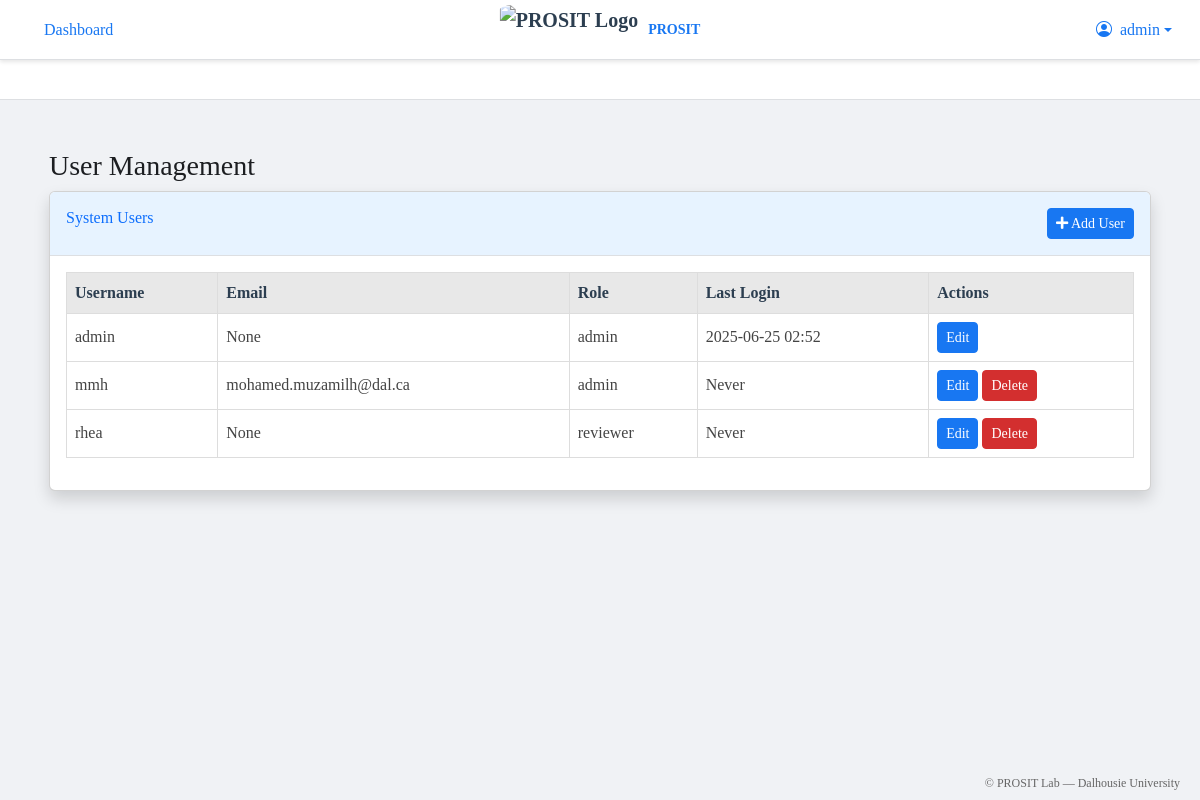
The app's page /users (signed in) with its own data.
### models/users.py (models this page shows, shortened)
class Users(db.Model, UserMixin):
    __tablename__ = 'users'
    id = db.Column(db.Integer, primary_key=True)
    username = db.Column(db.String(80), unique=True, nullable=False)
    password_hash = db.Column(db.String(128), nullable=False)
    role = db.Column(db.String(20), default='reviewer')
    created_at = db.Column(db.DateTime, default=datetime.utcnow)
    email = db.Column(db.String(120), nullable=True, default=None)
    last_login = db.Column(db.DateTime, nullable=True)
    corrections = db.relationship('Corrections', back_populates='user')
    studies = db.relationship('Studies', secondary='user_studies', back_populates='reviewers')

### routes/admin.py (the view)
@admin_bp.route('/users')
def users():
    from flask_login import current_user
    if not current_user.is_authenticated:
        from flask import flash, redirect, url_for
        flash('Please log in to access this page.', 'danger')
        return redirect(url_for('auth.login'))
    if current_user.role == 'admin':
        users = Users.query.all()
    else:
        users = [current_user]
    return render_template('admin/users.html', users=users)

### app.py (called while the page is built)
@flask_app.context_processor
def override_url_for():
    def prefixed_url_for(endpoint, **values):
        url = flask_app.url_for(endpoint, **values)
        url = url.replace('/annotation', '')
        url = f"/annotation{url}"
        return url
    return dict(url_for=prefixed_url_for)

### templates/admin/users.html
{% extends "base.html" %}
{% block content %}
<div class="container-fluid">
    <h1 class="h3 mb-2 text-gray-800">User Management</h1>
    <div class="card shadow mb-4">
        <div class="card-header py-3">
            <div class="d-flex justify-content-between">
                <h6 class="m-0 font-weight-bold text-primary">System Users</h6>
                {% if current_user.role == 'admin' %}
                <a href="{{ url_for('admin.create_user') }}" class="btn btn-primary btn-sm">
                    <i class="fas fa-plus"></i> Add User
                </a>
                {% endif %}
            </div>
        </div>
        <div class="card-body">
            <div class="table-responsive">
                <table class="table table-bordered" id="usersTable">
                    <thead>
                        <tr>
                            <th>Username</th>
                            <th>Email</th>
                            <th>Role</th>
                            <th>Last Login</th>
                            <th>Actions</th>
                        </tr>
                    </thead>
                    <tbody>
                        {% for user in users %}
                        <tr>
                            <td>{{ user.username }}</td>
                            <td>{{ user.email }}</td>
                            <td>{{ user.role }}</td>
                            <td>{{ user.last_login.strftime('%Y-%m-%d %H:%M') if user.last_login else 'Never' }}</td>
                            <td>
                                {% if user.username != 'admin' or (user.username == 'admin' and user.id == current_user.id) %}
                                    <a href="{{ url_for('admin.edit_user', user_id=user.id) }}" class="btn btn-info btn-sm">Edit</a>
                                {% endif %}
                                {% if current_user.role == 'admin' and user.id != current_user.id and user.username != 'admin' %}
                                    <a href="{{ url_for('admin.delete_user', user_id=user.id) }}" class="btn btn-danger btn-sm" onclick="return confirm('Are you sure you want to delete this user?');">Delete</a>
                                {% endif %}
                            </td>
                        </tr>
                        {% endfor %}
                    </tbody>
                </table>
            </div>
        </div>
    </div>
</div>
{% endblock %}

### templates/base.html (shortened to what this page needs)
<!DOCTYPE html>
<html lang="en">
<head>
    <link href="https://cdn.jsdelivr.net/npm/bootstrap@5.3.0/dist/css/bootstrap.min.css" rel="stylesheet">
    <link rel="stylesheet" href="https://cdn.jsdelivr.net/npm/bootstrap-icons@1.10.0/font/bootstrap-icons.css">
    <link rel="stylesheet" href="{{ url_for('static', filename='css/styles.css') }}">
    <link rel="stylesheet" href="https://cdn.datatables.net/1.11.5/css/dataTables.bootstrap5.min.css">
    <link rel="stylesheet" href="https://cdnjs.cloudflare.com/ajax/libs/font-awesome/5.15.4/css/all.min.css">
</head>
<body>
    <div class="main-content-container">
        <nav class="navbar navbar-expand navbar-light bg-light top-navbar">
            <div class="container-fluid">
                <nav aria-label="breadcrumb" class="me-auto" style="flex-wrap: wrap; max-width: 25%; overflow: visible;">
                    <ol class="breadcrumb mb-0" style="flex-wrap: wrap;">
                        {% block breadcrumbs %}
                            <li class="breadcrumb-item"><a href="{{ url_for('dashboard.index') }}">Dashboard</a></li>
                        {% endblock %}
                    </ol>
                </nav>
                <div class="d-flex justify-content-center align-items-center position-absolute start-50" style="transform: translateX(-50%);">
                    <div class="navbar-brand" style="display: flex; flex-direction: row; align-items: center; margin-right: 0;">
                        <img src="{{ url_for('static', filename='images/PROSIT.jpeg') }}" alt="PROSIT Logo" style="height: 50px; margin-right: 10px; border-radius: 10%;">
                        <span style="font-size: 14px; color: #333;">PROSIT</span>
                    </div>
                </div>
                {% if current_user.is_authenticated %}
                <div class="dropdown">
                    <a href="#" class="d-flex align-items-center text-decoration-none dropdown-toggle" id="dropdownUser1" data-bs-toggle="dropdown">
                        <i class="bi bi-person-circle me-2"></i>
                        <span class="d-none d-sm-inline">{{ current_user.username }}</span>
                    </a>
                </div>
                {% endif %}
            </div>
        </nav>
        {% if current_user.is_authenticated and all_studies %}
        <nav class="navbar navbar-expand navbar-dark bg-dark studies-navbar">
            <div class="container-fluid">
                <ul class="navbar-nav">
                    <li class="nav-item dropdown">
                        <a class="nav-link dropdown-toggle" href="#" id="studiesDropdown" role="button" data-bs-toggle="dropdown">
                            <i class="bi bi-collection me-1"></i> Studies
                        </a>
                    </li>
                </ul>
            </div>
        </nav>
        {% endif %}
    <main class="container-fluid py-4 main-content">
        {% block content %}{% endblock %}
    </main>
    <footer class="text-end py-2" style="position: fixed; bottom: 0; right: 20px; color: #666; font-size: 12px; font-family: 'Georgia', serif;">
        © PROSIT Lab — Dalhousie University
    </footer>
</div>
</body>
</html>

### static/css/styles.css (style rules this page uses)
.top-navbar { position: fixed; top: 0; left: 0; right: 0; height: 60px; z-index: 1000; background-color: #f5f5f5; padding: 0.5rem 1rem; font-family: 'Georgia', serif; }
.studies-navbar { position: fixed; top: 60px; left: 0; right: 0; height: 40px; background-color: #2c3e50; z-index: 999; padding: 0.25rem 1rem; }
.main-content-container { margin-top: 100px; min-height: calc(100vh - 100px); padding: 25px; transition: all 0.3s; background-color: #fafafa; font-family: 'Georgia', serif; }
.navbar-brand { font-weight: 700; color: #2c3e50; }
.navbar-dark .navbar-nav .nav-link { color: rgba(255, 255, 255, 0.9); font-family: 'Georgia', serif; }
.breadcrumb { padding: 0.75rem 1rem; margin-bottom: 0; background-color: transparent; font-family: 'Georgia', serif; color: #555; }
.table { border: 1px solid #ddd; background-color: #fff; }
.table tbody tr td { vertical-align: middle; border-color: #ddd; font-family: 'Georgia', serif; color: #444; }
.table thead th { background-color: #e8e8e8; color: #2c3e50; font-family: 'Georgia', serif; }
.btn-primary { background-color: #2c3e50; border-color: #2c3e50; font-family: 'Georgia', serif; }
a { color: #2c3e50; text-decoration: underline; }

### templates/base.html (style rules this page uses)
body { font-family: -apple-system, BlinkMacSystemFont, 'Segoe UI', Roboto, Helvetica, Arial, sans-serif; background-color: #f0f2f5; color: #1c1e21; }
.main-content-container { background-color: #f0f2f5; }
.top-navbar { background-color: #ffffff !important; border-bottom: 1px solid #dddfe2; box-shadow: 0 2px 4px rgba(0, 0, 0, 0.1); }
.navbar-brand span { color: #1877f2 !important; font-weight: bold; }
.breadcrumb-item a { color: #1877f2; text-decoration: none; }
.studies-navbar { background-color: #ffffff !important; border-bottom: 1px solid #dddfe2; }
.studies-navbar .nav-link { color: #1c1e21; }
.main-content { background-color: #f0f2f5; }
.btn-primary, .btn-secondary, .btn-success, .btn-info, .btn-warning, .btn-light, .btn-dark, .btn-outline-primary, .btn-outline-secondary, .btn-outline-success, .btn-outline-info, .btn-outline-warning, .btn-outline-light, .btn-outline-dark, .btn-edit, .btn-manage, .btn-export { background-color: #1877f2 !important; border-color: #1877f2 !important; color: white !important; }
.btn-danger, .btn-delete { background-color: #d32f2f !important; border-color: #d32f2f !important; color: white !important; }
.card-header, .card-header-tabs, .card-header-pills { background-color: #e7f3ff !important; border-bottom: 1px solid #dddfe2 !important; color: #1c1e21 !important; }
a { color: #1877f2; text-decoration: none; }

### records on screen
Users: username "admin", email "None", role "admin", last_login "2025-06-25 02:52"
Users: username "mmh", email "mohamed.muzamilh@dal.ca", role "admin", last_login "Never"
Users: username "rhea", email "None", role "reviewer", last_login "Never"
